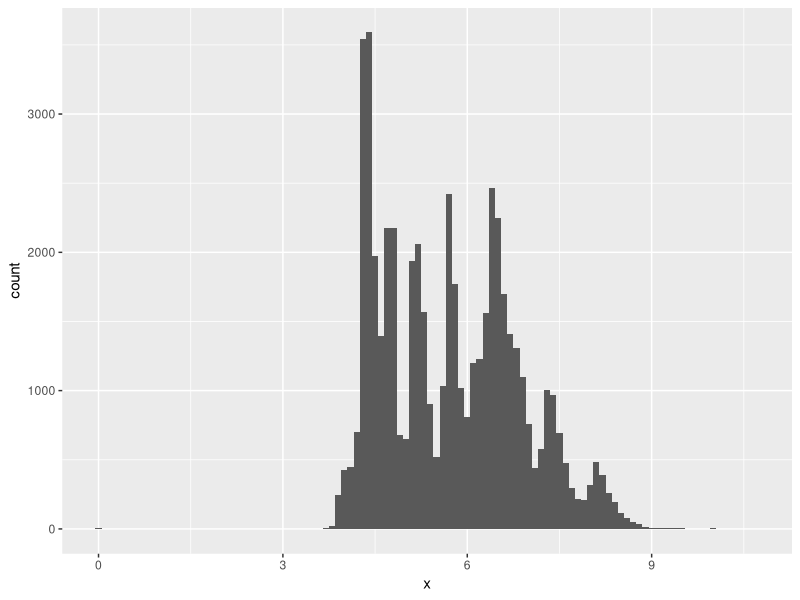
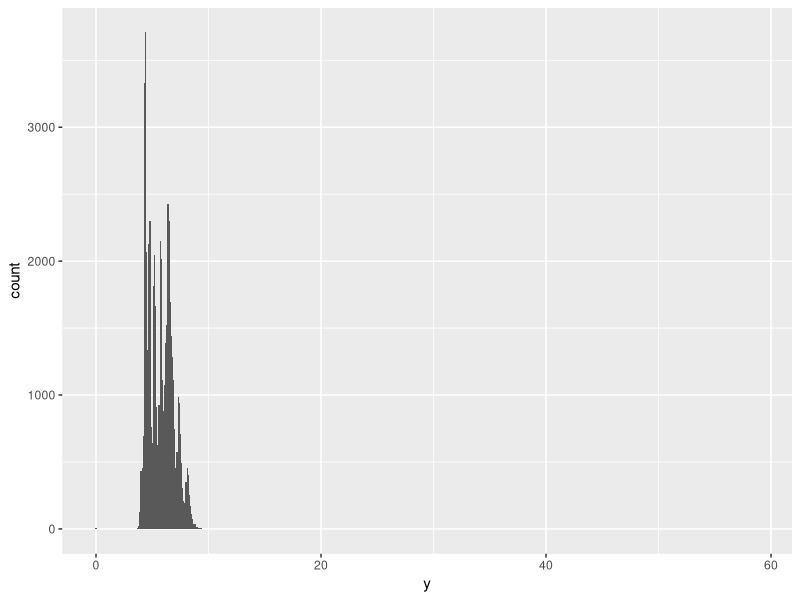
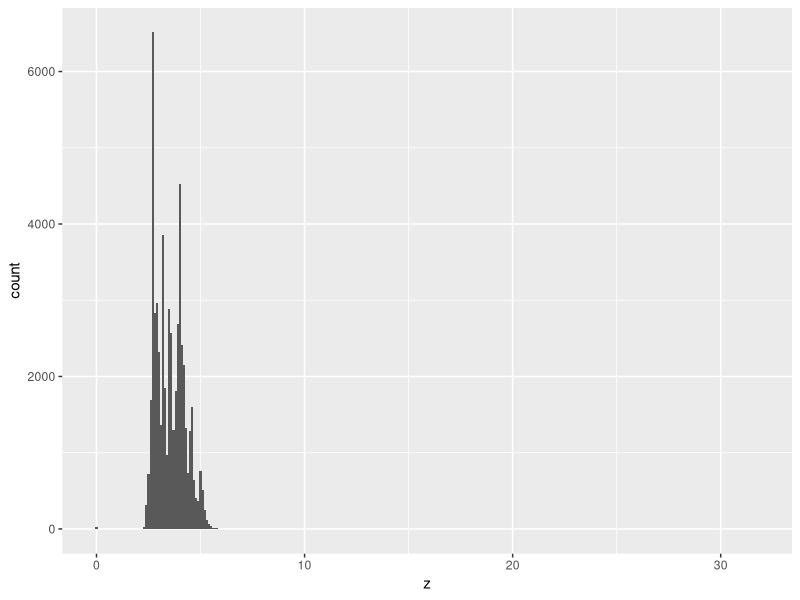
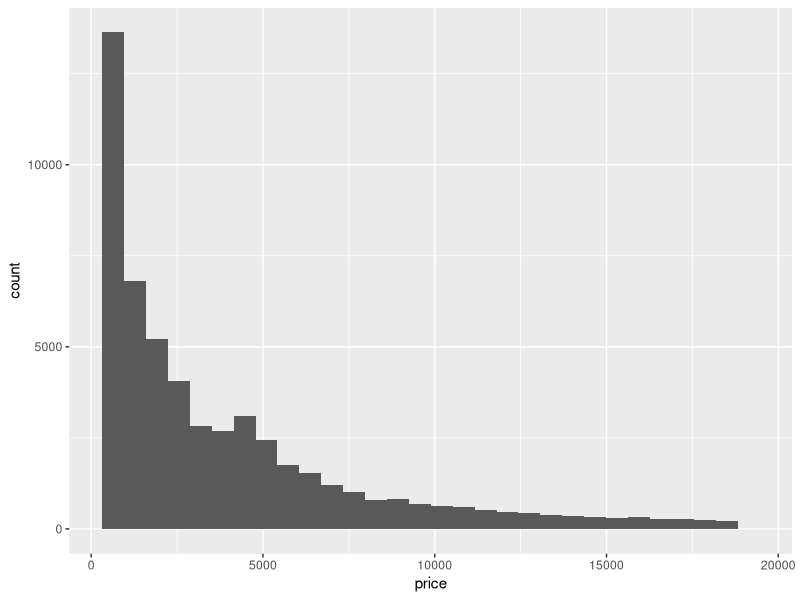
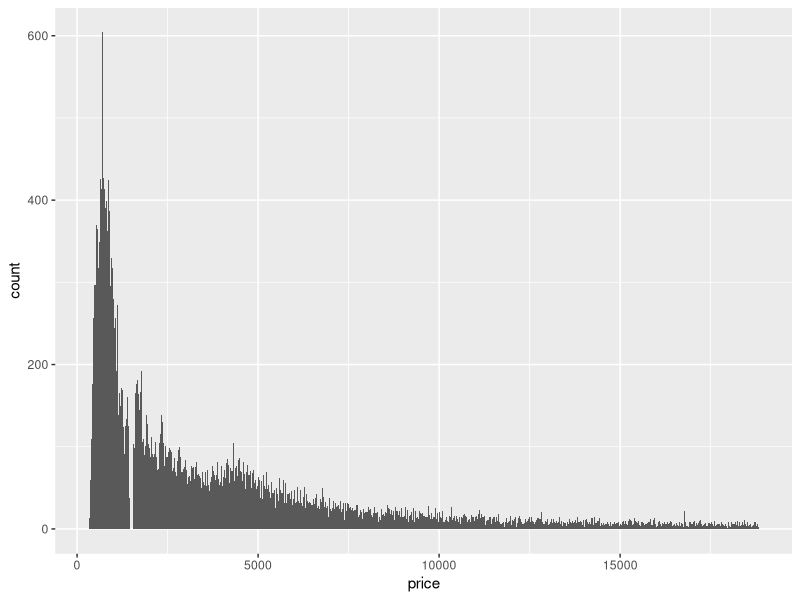
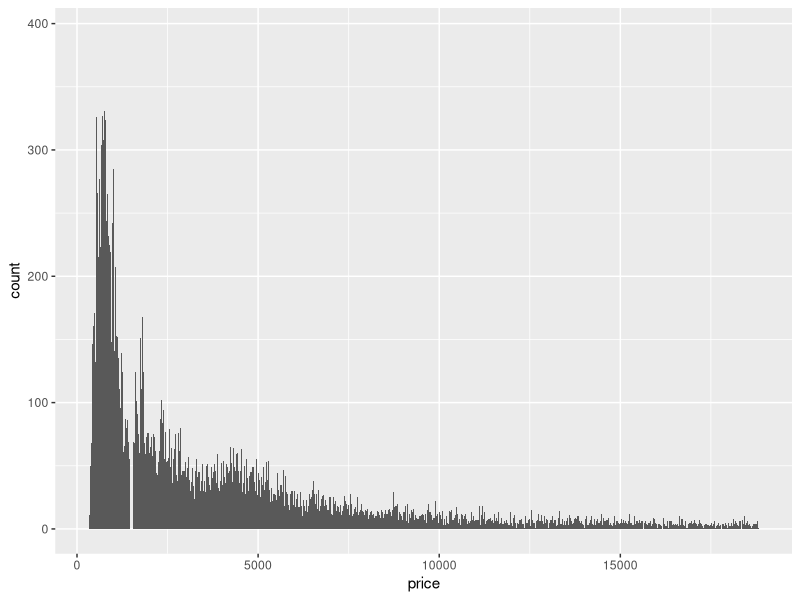
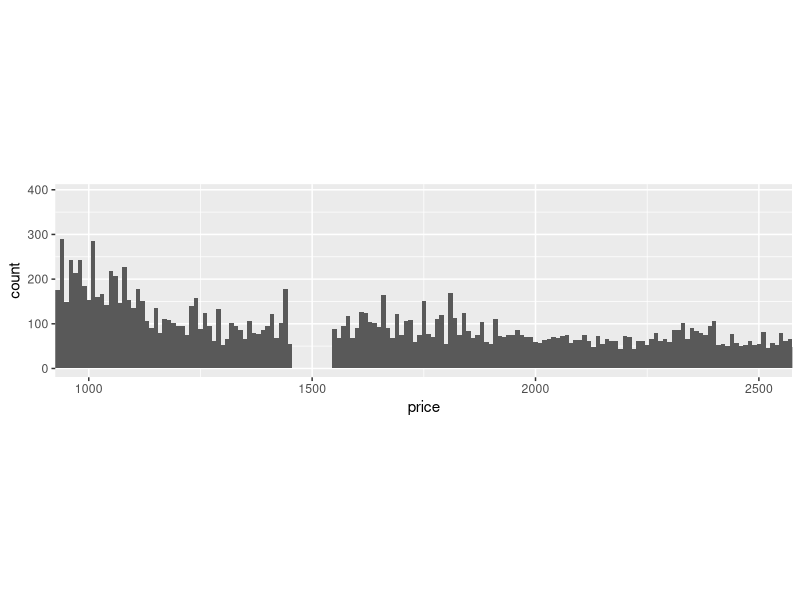
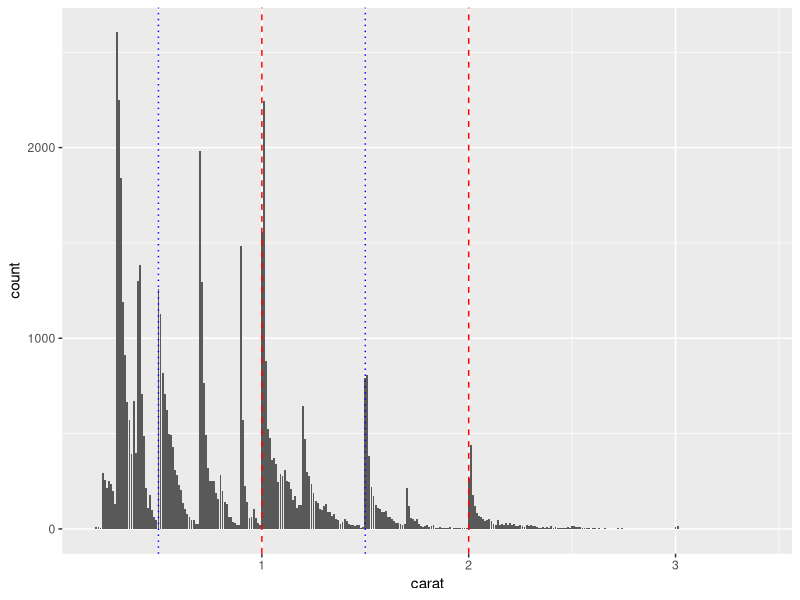

R code for these plots, in order:
## ---- chunk 1
#| output: false
# Loading Packages
library(tidyverse)
## ---- chunk 2
diamonds |> ggplot() + geom_histogram(aes(x = x), binwidth = 0.1)
diamonds |> ggplot() + geom_histogram(aes(x = y), binwidth = 0.1)
diamonds |> ggplot() + geom_histogram(aes(x = z), binwidth = 0.1)
## ---- chunk 3
diamonds |> ggplot(aes(x = price)) + geom_histogram()
diamonds |> ggplot(aes(x = price)) + geom_histogram(binwidth = 15)
diamonds |> ggplot(aes(x = price)) + geom_histogram(binwidth = 10) 
## ---- chunk 4
diamonds |> ggplot(aes(x = price)) + 
  geom_histogram(binwidth = 10) +
  coord_fixed(xlim = c(1000, 2500))
## ---- chunk 5
which(diamonds$carat == 0.99) |> length()

which(diamonds$carat == 1) |> length()
## ---- chunk 6
# Dataset with diamonds with low carat values
small <- diamonds[diamonds$carat < 3.5,]

small |> ggplot() +
  geom_bar(aes(x = carat)) +
  geom_vline(xintercept = c(1,2), color = "red", linetype = "dashed") +
  geom_vline(xintercept = c(0.5, 1.5), color = "blue", linetype = "dotted")
## ---- chunk 7
diamonds |> ggplot(aes(x = price)) + 
  geom_histogram(binwidth = 10) +
  coord_fixed(xlim = c(1000, 2500))

diamonds |> ggplot(aes(x = price)) + 
  geom_histogram() +
  coord_cartesian(xlim = c(1000, 2500))

diamonds |> ggplot(aes(x = price)) + 
  geom_histogram() +
  coord_cartesian(ylim = c(0, 2500)) # Fails to show top of bins
